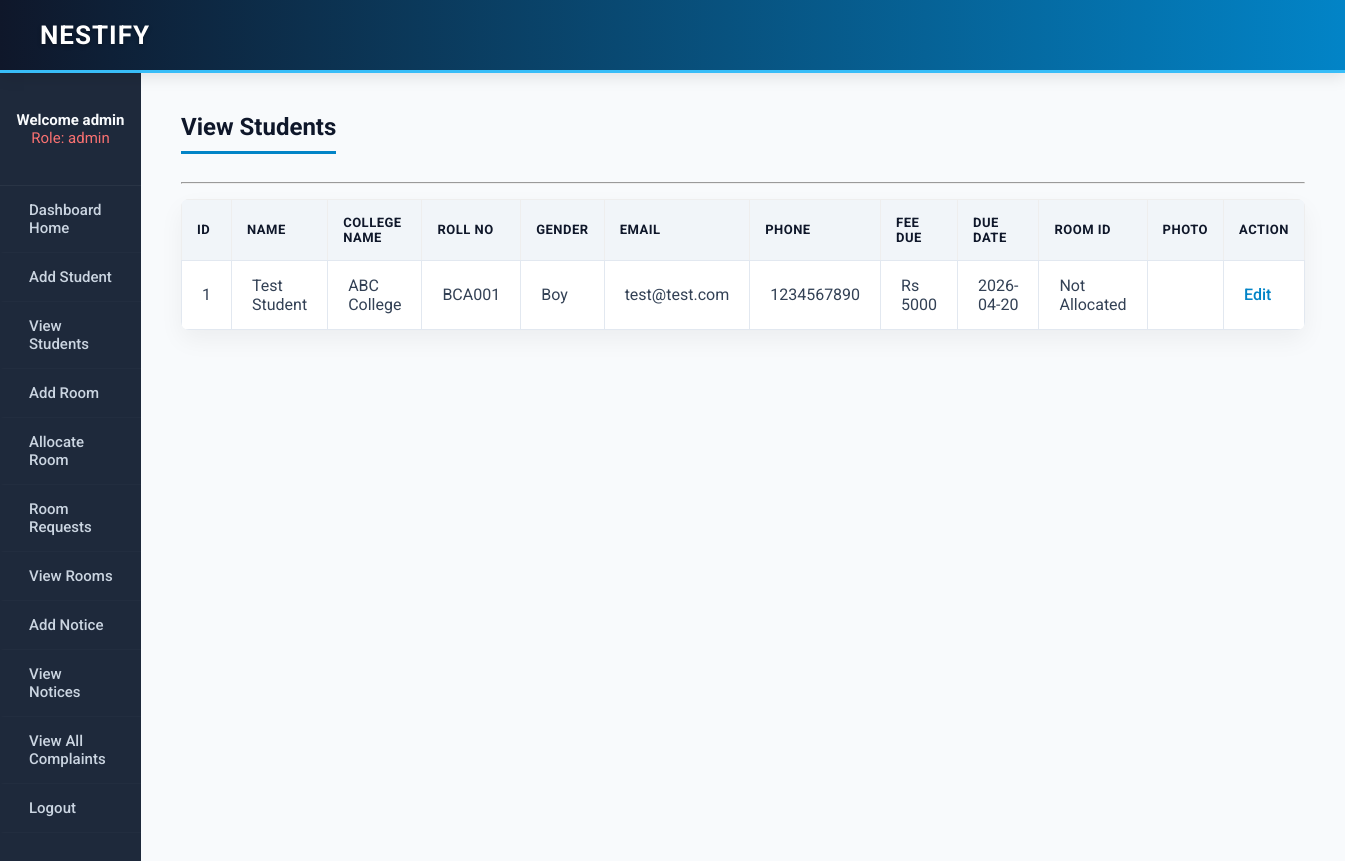
Screenshot of /admin/view_students.php (signed in) with the database file from the repository.
### tables this page shows
CREATE TABLE `students` (
  `id` int(11) NOT NULL AUTO_INCREMENT,
  `name` varchar(100) NOT NULL,
  `college_name` varchar(100) NOT NULL,
  `roll_no` varchar(20) NOT NULL,
  `email` varchar(50) NOT NULL,
  `phone` varchar(15) NOT NULL,
  `gender` ENUM('Boy', 'Girl', 'Other') NOT NULL,
  `fee_due_date` date DEFAULT NULL,
  `fee_due_amount` int(11) DEFAULT 5000,
  `room_id` int(11) DEFAULT '0',
  `room_rent` int(11) DEFAULT 2000,
  `mess_fee` int(11) DEFAULT 2500,
  `maintenance_fee` int(11) DEFAULT 500,
  `room_assigned_date` date DEFAULT NULL,
  `room_expiry_date` date DEFAULT NULL,
  `photo` varchar(100) DEFAULT NULL,
  PRIMARY KEY (`id`)
);

### admin/view_students.php (the view, shortened to what this page needs)
<?php
include('../includes/config.php');
?>
<html>
<head>
<link rel="stylesheet" href="../css/style.css">
</head>
<body bgcolor="#f0f8ff">
<div class="header">
    <h1>Nestify</h1>
</div>
<table width="100%" border="0" cellspacing="0" cellpadding="0">
<tr>
    <td class="menu-table">
        <center>
            <br><b>Welcome <?php echo $_SESSION['name']; ?></b><br>
            <font color="red">Role: <?php echo $_SESSION['role']; ?></font>
            <br><br>
        </center>
        <a href="../dashboard.php">Dashboard Home</a>
        <?php if($_SESSION['role'] == 'admin') { ?>
            <a href="../admin/add_student.php">Add Student</a>
            <a href="../admin/view_students.php">View Students</a>
            <a href="../admin/add_room.php">Add Room</a>
            <a href="../admin/allocate_room.php">Allocate Room</a>
            <a href="../admin/view_requests.php">Room Requests</a>
            <a href="../shared/view_rooms.php">View Rooms</a>
            <a href="../admin/add_notice.php">Add Notice</a>
            <a href="../shared/view_notices.php">View Notices</a>
            <a href="../shared/view_complaint.php">View All Complaints</a>
        <?php } ?>
        <a href="../logout.php">Logout</a>
    </td>
    <td class="content-table">
        <h2>View Students</h2>
        <hr>
        <table border="1" cellpadding="5" bgcolor="white" width="100%">
            <tr bgcolor="#cccccc">
                <th>ID</th>
                <th>Name</th>
                <th>College Name</th>
                <th>Roll No</th>
                <th>Gender</th>
                <th>Email</th>
                <th>Phone</th>
                <th>Fee Due</th>
                <th>Due Date</th>
                <th>Room ID</th>
                <th>Photo</th>
                <th>Action</th>
            </tr>
            <?php
            $query = "SELECT * FROM students";
            $res = mysqli_query($conn, $query);
            if($res) {
                while($row = mysqli_fetch_array($res)) {
                    echo "<tr>";
                    echo "<td>".$row['id']."</td>";
                    echo "<td>".$row['name']."</td>";
                    echo "<td>".$row['college_name']."</td>";
                    echo "<td>".$row['roll_no']."</td>";
                    echo "<td>".$row['gender']."</td>";
                    echo "<td>".$row['email']."</td>";
                    echo "<td>".$row['phone']."</td>";
                    echo "<td>Rs ".$row['fee_due_amount']."</td>";
                    echo "<td>".$row['fee_due_date']."</td>";
                    echo "<td>".($row['room_id'] == 0 ? "Not Allocated" : $row['room_id'])."</td>";
                    echo "<td>".$row['photo']."</td>";
                    echo "<td><a href='edit_student.php?id=".$row['id']."'>Edit</a></td>";
                    echo "</tr>";
                }
            }
            ?>
        </table>
    </td>
</tr>
</table>
</body>
</html>

### css/style.css (style rules this page uses)
body { background-color: #f8fafc !important; font-family: 'Roboto', sans-serif; margin: 0; padding: 0; color: #334155; }
.header { background: linear-gradient(90deg, #0f172a 0%, #0284c7 100%); color: white; padding: 20px 40px; text-align: left; box-shadow: 0 4px 15px rgba(0, 0, 0, 0.1); border-bottom: 3px solid #38bdf8; position: relative; }
.header h1 { margin: 0; font-weight: 700; font-size: 26px; letter-spacing: 1px; text-transform: uppercase; text-shadow: 0 2px 4px rgba(0,0,0,0.3); }
.menu-table { width: 250px; background-color: #1e293b !important; height: 100vh; vertical-align: top; box-shadow: 2px 0 10px rgba(0, 0, 0, 0.1); }
.menu-table center { color: #f8fafc; padding: 20px 10px; font-size: 15px; border-bottom: 1px solid rgba(255,255,255,0.05); }
.menu-table a { display: block; padding: 15px 25px; text-decoration: none; color: #cbd5e1; font-weight: 500; border-left: 4px solid transparent; transition: all 0.3s ease; border-bottom: 1px solid rgba(255,255,255,0.02); font-size: 15px; }
.content-table { padding: 40px; vertical-align: top; background-color: #f8fafc; }
.content-table h2 { color: #0f172a; font-weight: 700; margin-top: 0; border-bottom: 3px solid #0284c7; padding-bottom: 10px; display: inline-block; }
table { border-collapse: collapse; }
.content-table table, center > form > table { background-color: #ffffff !important; border: none !important; box-shadow: 0 10px 25px rgba(0, 0, 0, 0.05); border-radius: 8px; margin-top: 15px; overflow: hidden; width: 100%; }
.content-table table td, center > form > table td { padding: 15px 20px; border: 1px solid #e2e8f0; color: #334155; }
th, tr[bgcolor="#cccccc"], td[bgcolor="#cccccc"] { background-color: #f1f5f9 !important; color: #0f172a !important; text-transform: uppercase; font-size: 13px; letter-spacing: 0.5px; padding: 15px; text-align: left; }
a { color: #0284c7; text-decoration: none; font-weight: 500; transition: color 0.3s ease; }
font[color="red"] { color: #ef4444 !important; }
.menu-table font[color="red"] { color: #f87171 !important; }

### rows the page displays
students: id "1", name "Test Student", college_name "ABC College", roll_no "BCA001", gender "Boy", email "test@test.com", phone "1234567890", fee_due_amount "5000", fee_due_date "2026-04-20", shows "Not Allocated"

### other values shown
$_SESSION['name'] "admin"
$_SESSION['role'] "admin"
